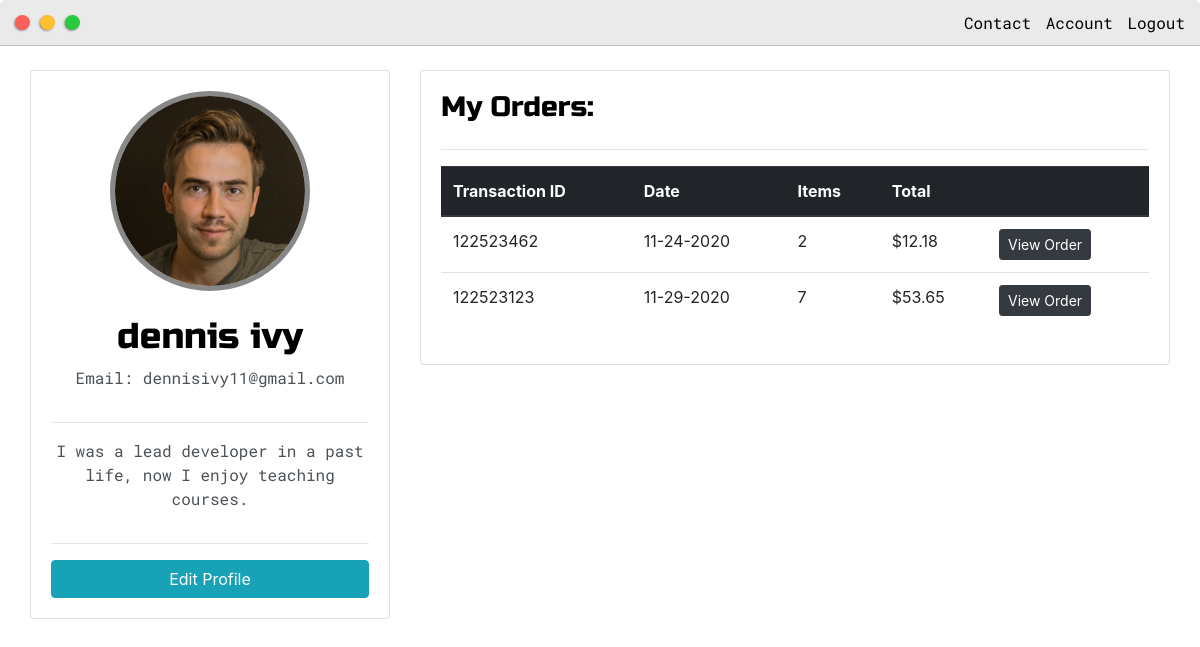
The app's page /account/ (signed in) with its own data.
### base/models.py (models this page shows)
class Profile(models.Model):
	user = models.OneToOneField(User, null=True, blank=True, on_delete=models.CASCADE)
	first_name = models.CharField(max_length=200, blank=True, null=True)
	last_name = models.CharField(max_length=200, blank=True, null=True)
	email = models.CharField(max_length=200)
	profile_pic = models.ImageField(null=True, blank=True, upload_to="images", default="/user.png")
	bio = models.TextField(null=True, blank=True)
	twitter = models.CharField(max_length=200,null=True, blank=True)
	def __str__(self):
		name = str(self.first_name)
		if self.last_name:
			name += ' ' + str(self.last_name)
		return name

### base/views.py (the view)
# urls.py: path('account/', views.userAccount, name="account"),
@login_required(login_url="home")
def userAccount(request):
	profile = request.user.profile
	context = {'profile':profile}
	return render(request, 'base/account.html', context)

### base/templates/base/account.html (shortened to what this page needs)
{% include 'base/main.html' %}
{% load static %}
{% block content %}
<div class="main-container">
	<br>
	<div class="row">
		<div class="col-md-4">
			<div class="card card-body" id="user-info-box">
				<img id="user_pic" src="{{profile.profile_pic.url}}">
				<br>
				<h2>{{profile}}</h2>
				<p>Email: {{profile.email}}</p>
				<hr>
				<p>{{profile.bio}}</p>
				<hr>
				<a class="btn btn-info btn-block" href="{% url 'update_profile' %}">Edit Profile</a>
			</div>
		</div>
		<div class="col-md-8">
			<div class="card card-body">
				<h3>My Orders:</h3>
				<hr>
				<table class="table">
					<thead class="thead-dark">
						<tr>
							<th>Transaction ID</th>
							<th>Date</th>
							<th>Items</th>
							<th>Total</th>
							<th></th>
						</tr>
					</thead>
					<tr>
						<td>122523462</td>
						<td>11-24-2020</td>
						<td>2</td>
						<td>$12.18</td>
						<td><a class="btn btn-dark btn-sm" href="">View Order</a></td>
					</tr>
					<tr>
						<td>122523123</td>
						<td>11-29-2020</td>
						<td>7</td>
						<td>$53.65</td>
						<td><a class="btn btn-dark btn-sm" href="">View Order</a></td>
					</tr>
				</table>
			</div>
		</div>
	</div>
</div>
{% endblock content %}

### static/css/default.css (style rules this page uses)
:root { --mainColor:#eaeaea; --secondaryColor:#fff; --borderColor:#c1c1c1; --mainText:black; --secondaryText:#4b5156; --themeDotBorder:#24292e; --previewBg:rgb(251, 249, 243, 0.8); --previewShadow:#f0ead6; --buttonColor:black; }
html, body { padding: 0; margin: 0; scroll-behavior: smooth; }
body * { transition: 0.3s; }
h1, h2, h3, h4, h5, h6, strong { color: var(--mainText); font-family: 'Russo One', sans-serif; font-weight: 500; }
p, li, span, label, input, textarea { color: var(--secondaryText); font-family: 'Roboto Mono', monospace; }
a { text-decoration: none; color:#17a2b8; }
h2 { font-size: 36px; }
h3 { font-size: 28px; }
.main-container { width: 1200px; margin: 0 auto; }
@media screen and (max-width: 1200px) { .main-container { width: 95%; } }

### base/templates/base/account.html (style rules this page uses)
#user_pic { height: 200px; width: 200px; border-radius: 50%; border:5px solid #888; margin:0 auto; object-fit: cover; }
#user-info-box { text-align: center; }

### records on screen
Profile: profile_pic (picture), first_name+last_name "dennis ivy", email "dennisivy11@gmail.com", bio "I was a lead developer in a past life, now I enjoy teaching courses."
